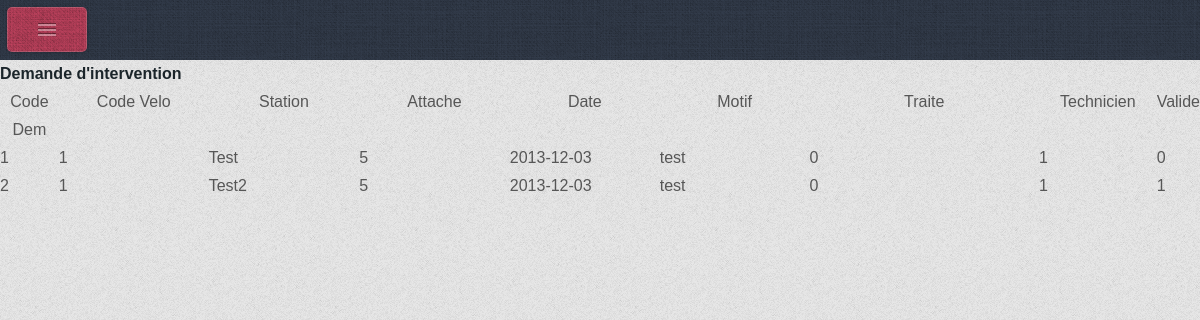
Before: /Pages/Demande/ListeFicheAdmin.php (signed in) with the older database file.
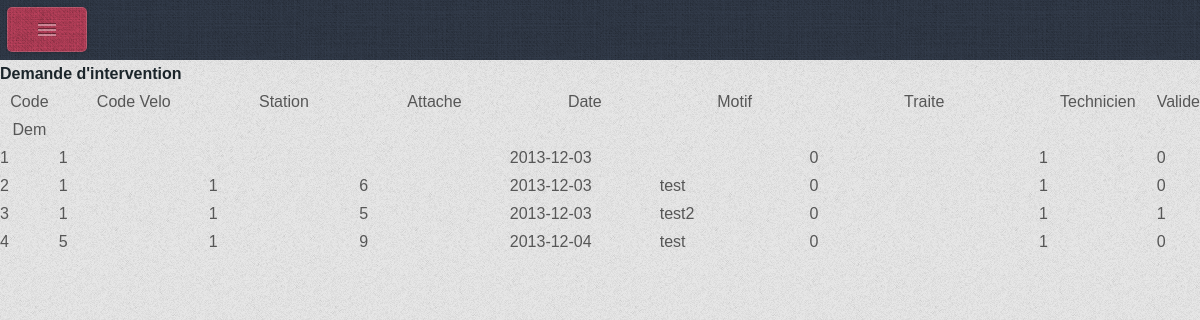
After: the same page with the newer database file.
### tables this page shows
CREATE TABLE IF NOT EXISTS `demandeinter` (
  `DemI_Num` int(5) NOT NULL,
  `DemI_Velo` char(5) NOT NULL,
  `DemI_Date` date DEFAULT NULL,
  `DemI_Technicien` char(5) NOT NULL,
  `DemI_Motif` varchar(50) DEFAULT NULL,
  `DemI_Traite` char(1) DEFAULT NULL,
  `DemI_Station` varchar(10) NOT NULL,
  `DemI_Attache` varchar(3) NOT NULL,
  `DemI_Valide` tinyint(1) NOT NULL,
  PRIMARY KEY (`DemI_Num`),
  KEY `CORRESPONDRE_FK` (`DemI_Velo`),
  KEY `REDIGER_FK` (`DemI_Technicien`)
);

### include/functions.php (called while the page is built, shortened)
<?php
function listedemandeintAdmin()
  {
      $sReq = "SELECT DemI_Num, DemI_Velo, DemI_Attache, DemI_Station, DemI_Date, DemI_Motif, DemI_Traite, DemI_Technicien, DemI_Valide FROM DEMANDEINTER ";
      $rstPdt = mysql_query($sReq) ;
      $iNb = 0 ;
      $demande = array() ;
        while ($demande2 = mysql_fetch_assoc($rstPdt) )
          {
            $iNb = $iNb + 1 ;
            $demande[$iNb] =  $demande2 ;
          }
        return ($demande) ;
  }
?>

### Pages/Demande/ListeFicheAdmin.php (the view, shortened to what this page needs)
<?php
if(isset($_SESSION['id'])) {
		require_once('../../include/functions.php');
?>
	<html>
	<head>
			<link rel="stylesheet" href="../../css/style.css" />
			<link rel="stylesheet" href="../../css/style-mobile.css" />
			<link rel="stylesheet" href="../../css/style-desktop.css" />
			<link rel="stylesheet" href="../../css/style-wide.css" />
	</head>
		<body>
		<a href="../../index.php"><img src="../../css/Home.png" border="0" align="center" width=60 height=60></img></a></br>
		<b>Demande d'intervention </b>
		<table border = 1 width="100%" >
			<tr>
				<th width="5%" >Code Dem</th>
				<th width="13%">Code Velo</th>
				<th width="13%">Station</th>
				<th width="13%">Attache</th>
				<th width="13%">Date</th>
				<th width="13%">Motif</th>
				<th width="20%">Traite</th>
				<th width="13%">Technicien</th>
				<th width="13%">Valide</th>
			</tr>
	<?php
	$demande = listedemandeintAdmin() ;
			foreach ($demande as $demandes)
			{
	?>
				<tr>
					<td><?php echo $demandes["DemI_Num"] ;  ?></td>
					<td><?php echo $demandes["DemI_Velo"]; ?></td>
					<td><?php echo $demandes["DemI_Station"]; ?></td>
					<td><?php echo $demandes["DemI_Attache"] ; ?></td>
					<td><?php echo $demandes["DemI_Date"] ; ?></td>
					<td><?php echo $demandes["DemI_Motif"] ; ?></td>
					<td><?php echo $demandes["DemI_Traite"] ;?></td>
					<td><?php echo $demandes["DemI_Technicien"] ;?></td>
					<td><?php echo $demandes["DemI_Valide"] ;?></td>
				</tr>
	<?php
			}
	?>
		</table>
	</body>
<?php
}
else{
header('Location:/Vlyon/Pages/connexion.php');
}
?>

Changed rows visible on the page:
changed demandeinter id 1: DemI_Station "Test" → (not shown); DemI_Attache "5" → (not shown); DemI_Motif "test" → (not shown)
changed demandeinter id 2: DemI_Station "Test2" → "1"; DemI_Attache "5" → "6"; DemI_Valide "1" → "0"
added demandeinter: DemI_Num "3", DemI_Velo "1", DemI_Station "1", DemI_Attache "5", DemI_Date "2013-12-03", DemI_Motif "test2", DemI_Traite "0", DemI_Technicien "1", DemI_Valide "1"
added demandeinter: DemI_Num "4", DemI_Velo "5", DemI_Station "1", DemI_Attache "9", DemI_Date "2013-12-04", DemI_Motif "test", DemI_Traite "0", DemI_Technicien "1", DemI_Valide "0"
